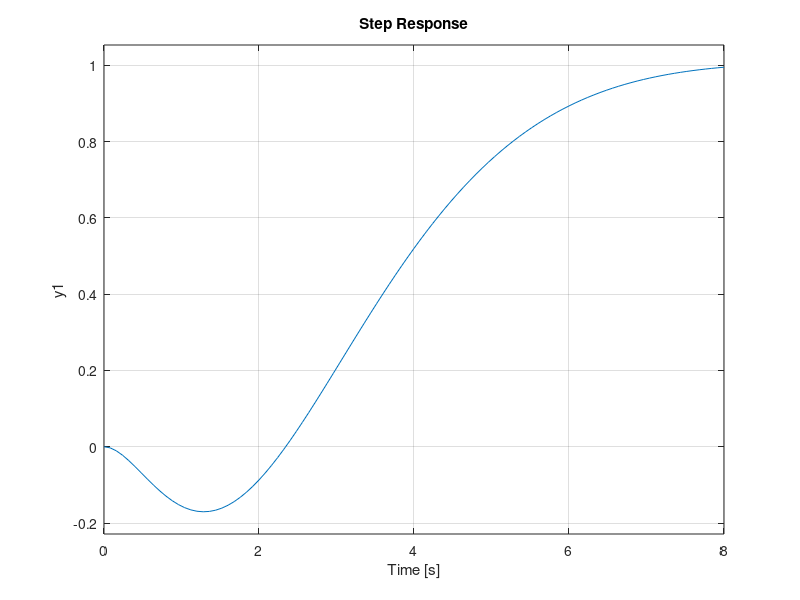

This figure's MATLAB source:
clear all;
clc;
% A=[-5 -3 -2; 1 0 0; 0 1 0];
% B=[1 0 0]';
% C=[0 0 1];
% D=[0];
% sys = ss(A,B,C,D);
% x0=[1;0;0];
% % [Y,T,X]=initial(sys,x0);
% % [Y,T,X]=impulse(sys);
% [Y,T,X]=step(sys);
% 
% 
% K=[9.4 79.1 170.8];
% sys_cl = ss(A-B*K,B,C,D);
% 
% % [Y_cl,T_cl,X_cl]=initial(sys_cl,x0);
% % [Y_cl,T_cl,X_cl]=impulse(sys_cl);
% [Y_cl,T_cl,X_cl]=step(sys_cl);
% 
% N= inv([A B;C D])*[0 0 0 1]';
% Nu=N(end);
% Nx=N(1:3);
% sys_cl2 = ss(A-B*K,B*[Nu+K*Nx],C,D);
% [Y_cl2,T_cl2,X_cl2]=step(sys_cl2,5);


% calculate LQR
% clear all;
% clc;
% syms k1 k2 k3 p1 p2 p3 p4 p5 p6 a
% eqn = [-k1*k2 == (-5-k1)*p2+p4+(-3-k2)*p1+p3, ...
%        -k1*k3 == (-5-k1)*p3+p5+(-2-k3)*p1, ...
%        -k2*k3 == (-3-k2)*p3+p6+(-2-k3)*p2, ...
%        -k1*k1 == (-10-2*k1)*p1+2*p2, ...
%        -k2*k2 == (-6-2*k2)*p2+2*p5, ...
%        -k3*k3-1  == (-4-2*k3)*p3       ];
% S = solve(eqn,p1,p2,p3,p4,p5,p6);
% eqn1 = [diff(S.p1,k1)==0,diff(S.p1,k2)==0, diff(S.p1,k3)==0];
% S1 = solve(eqn1);
% vpa(S1.k1)
% vpa(S1.k2)
% vpa(S1.k3)

A=[0 1 0 0; 1 0 0 0; 0 0 0 1; -0.5 0 0 0];
B=[0 1 0 -1]';
C=[0 0 1 0];
D=[0];

R = 1;
rho1 = 0.01; Q1 = rho1*C'*C;
rho2 = 1;    Q2 = rho2*C'*C;
rho3 = 10;   Q3 = rho3*C'*C;
rho4 = 1000; Q4 = rho4*C'*C;
K1 = lqr(A,B,Q1,R);
K2 = lqr(A,B,Q2,R);
K3 = lqr(A,B,Q3,R);
K4 = lqr(A,B,Q4,R);

N= inv([A B;C D])*[0 0 0 0 1]';
Nu=N(end);
Nx=N(1:4);
sys_cl1 = ss(A-B*K1,B*[Nu+K1*Nx],C,D);
sys_cl2 = ss(A-B*K2,B*[Nu+K2*Nx],C,D);
sys_cl3 = ss(A-B*K3,B*[Nu+K3*Nx],C,D);
sys_cl4 = ss(A-B*K4,B*[Nu+K4*Nx],C,D);

[Y_cl1,T_cl1,X_cl1]=step(sys_cl1);
[Y_cl2,T_cl2,X_cl2]=step(sys_cl2);
[Y_cl3,T_cl3,X_cl3]=step(sys_cl3);
[Y_cl4,T_cl4,X_cl4]=step(sys_cl4);
u1=-K1*X_cl1';
u2=-K2*X_cl2';
u3=-K3*X_cl3';
u4=-K4*X_cl4';

%sys_a = ss(A,B,C,D);
%step(sys_cl1,sys_cl2,sys_cl3,sys_cl4)
step(sys_cl2)
%step(sys_a)


